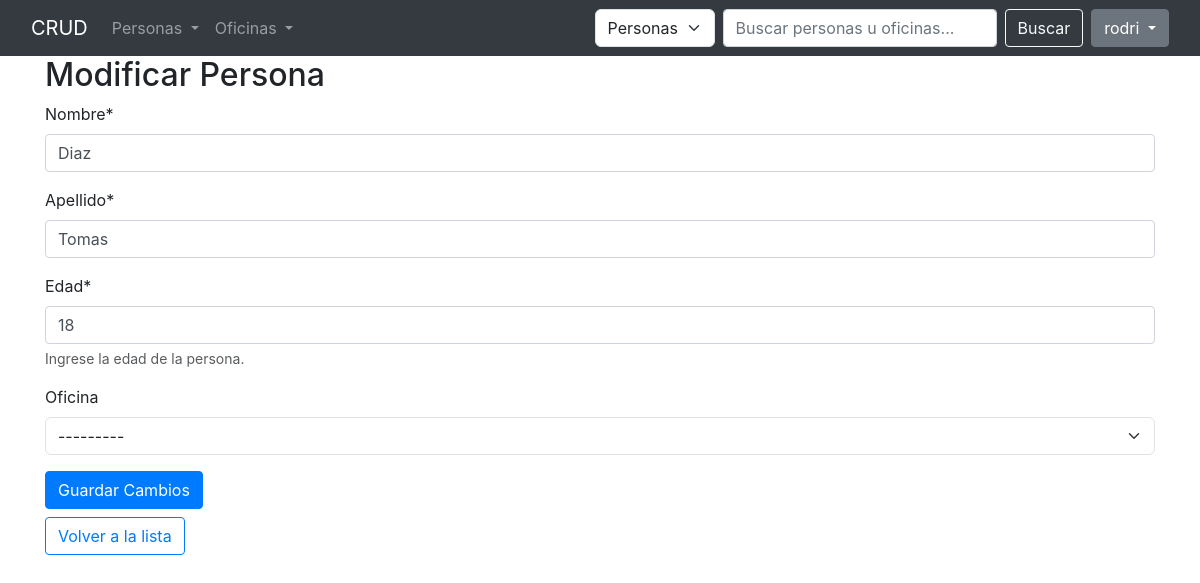
The app's page /persona/actualizar/10/ (signed in) with its own data.
### persona/models.py (models this page shows, shortened)
class Persona(models.Model):
    apellido = models.CharField(verbose_name="apellido", max_length=50)
    nombre = models.CharField(verbose_name="nombre", max_length=50)
    edad = models.IntegerField(verbose_name="edad",
    validators=[
        MinValueValidator(18, message="La edad mínima es 18 años."),
        MaxValueValidator(90, message="La edad máxima es 90 años.")
    ],
    help_text="Ingrese la edad de la persona.")
    oficina = models.ForeignKey(Oficina, on_delete=models.PROTECT, related_name="personas", null=True, blank=True)
    class Meta:
        verbose_name = 'Persona'
        verbose_name_plural = 'Personas'

### oficina/models.py (models this page shows)
class Oficina(models.Model):
    nombre = models.CharField(max_length=50,unique=True)
    nombre_corto = models.CharField(max_length=10,unique=True,
     help_text="Nombre corto de la oficina (ADM, JAS,MARK, etc)"
    ,validators = [Validacion_nombre_corto])
    class Meta:
        verbose_name = 'Oficina'
        verbose_name_plural = 'Oficinas'
    def __str__(self):
        return f"{self.nombre} - ({self.nombre_corto})"

### persona/views.py (the view)
class PersonaUpdateView(LoginRequiredMixin, UpdateView):
    model = Persona
    template_name = "persona/crear.html"
    fields = ['nombre', 'apellido', 'edad', 'oficina']
    success_url = reverse_lazy('persona:lista')

### templates/persona/crear.html (shortened to what this page needs)
{% extends "base.html" %}
{% load crispy_forms_tags %}
{% block content %}
<form method="post">
    <h2>
        {% if form.instance.pk %}
            Modificar Persona
        {% else %}
            Crear Persona
        {% endif %}
    </h2>
    {{ form|crispy }}
    <button type="submit" class="btn btn-primary">
        {% if form.instance.pk %}Guardar Cambios{% else %}Crear{% endif %}
    </button>
</form>
<a href="{% url 'persona:lista' %}" class="btn btn-outline-primary" style="margin-top: 0.5rem;">Volver a la lista</a>
{% endblock content %}

### templates/navbar.html (shortened to what this page needs)
<nav class="navbar navbar-expand-lg navbar-dark bg-dark">
  <div class="container-fluid">
    <a class="navbar-brand" href="{% url 'persona:lista' %}">CRUD</a>
    <div class="collapse navbar-collapse" id="navbarNavDropdown">
      <ul class="navbar-nav me-auto mb-2 mb-lg-0">
        <li class="nav-item dropdown">
          <a class="nav-link dropdown-toggle" href="#" id="dropdownPersonas" role="button" data-bs-toggle="dropdown" aria-expanded="false">
            Personas
          </a>
        </li>
        <li class="nav-item dropdown">
          <a class="nav-link dropdown-toggle" href="#" id="dropdownOficinas" role="button" data-bs-toggle="dropdown" aria-expanded="false">
            Oficinas
          </a>
        </li>
      </ul>
      <div class="d-flex align-items-center ms-auto">
        <form class="d-flex me-2" role="search" method="get" action="{% url 'persona:buscar' %}">
          <select class="form-select me-2" name="tipo" style="max-width: 120px;">
            <option value="persona" {% if request.GET.tipo == "persona" or not request.GET.tipo %}selected{% endif %}>Personas</option>
          </select>
          <input class="form-control me-2" type="search" placeholder="Buscar personas u oficinas..." aria-label="Search" name="q" value="{{ request.GET.q|default_if_none:'' }}" />
          <button class="btn btn-outline-light" type="submit">Buscar</button>
        </form>
        {% if user.is_authenticated %}
          <div class="dropdown">
            <button class="btn btn-secondary dropdown-toggle" type="button" data-bs-toggle="dropdown" aria-expanded="false">
              {{ user.username }}
            </button>
          </div>
        {% else %}
          <a class="btn btn-outline-light" href="{% url 'account_login' %}">Iniciar Sesión</a>
        {% endif %}
      </div>
    </div>
  </div>
</nav>

### records on screen
Persona: nombre "Diaz", apellido "Tomas", edad "18", oficina "---------"

### other values on screen
{{ user.username }} "rodri"
